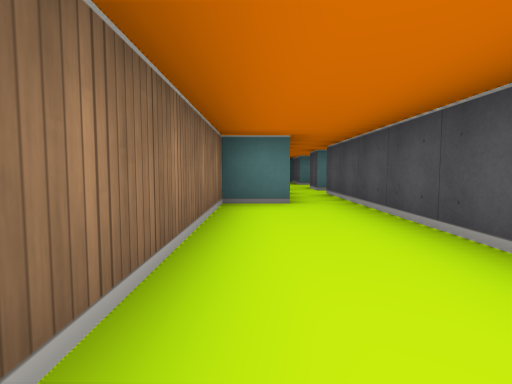
view 1 (above)

13 first-person views from a walk through a cub3D level. The camera is about half as high as the walls, tilts 4° down and sees 80° across. The floor is counted in squares. Each view is taken from the middle of a square. On the plan, view 1 faces up. The plan holds only what a view shows up to about 9 squares ahead; the rest is blank.

view 2
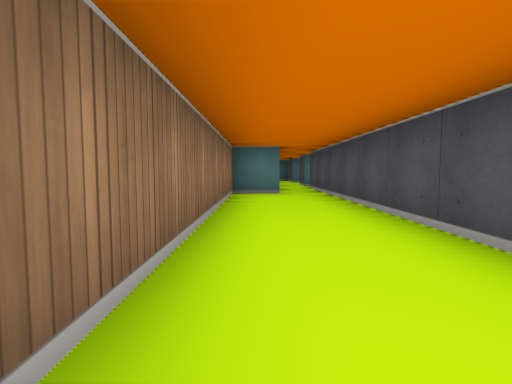

view 3
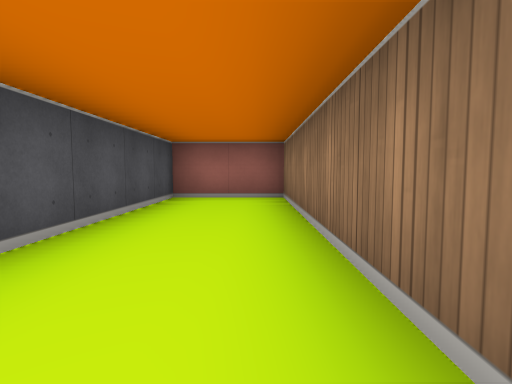

view 4
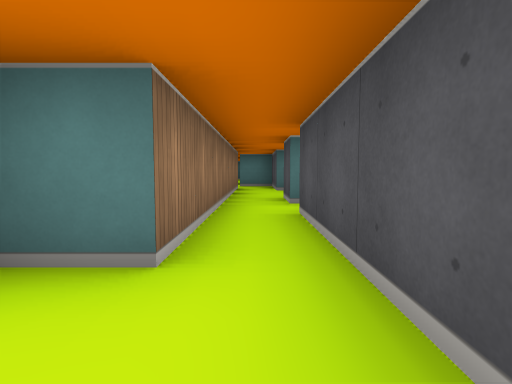

view 5
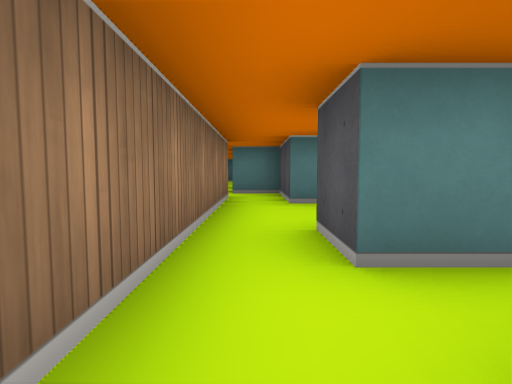

view 6
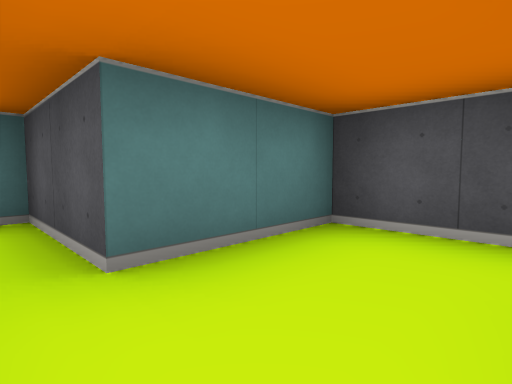

view 7
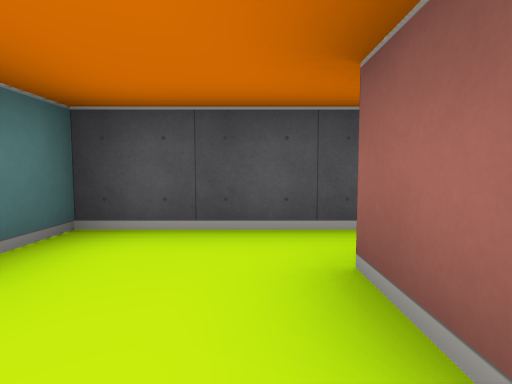

view 8
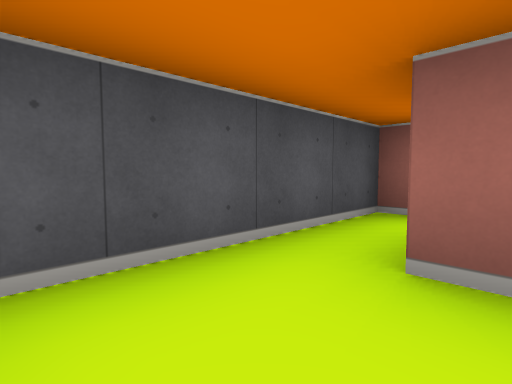

view 9
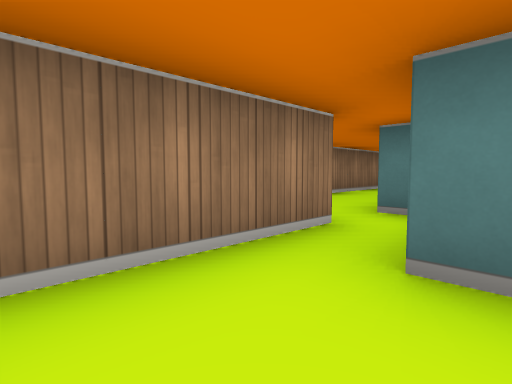

view 10
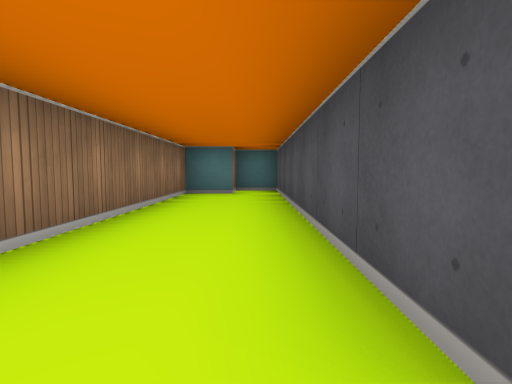

view 11
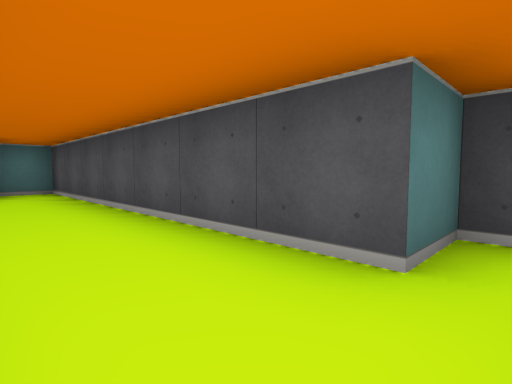

view 12
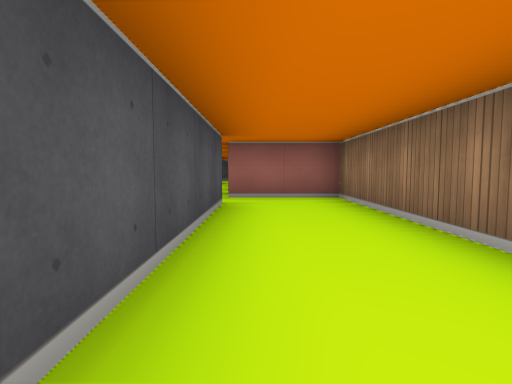

view 13
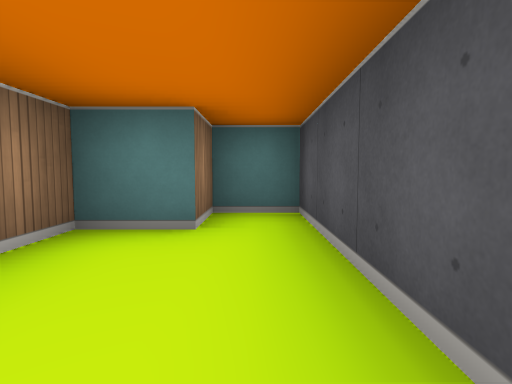

### Floor plan
Points are (right, up) in squares from view 1. A wall is a line through its corners. A room is listed if a view was taken in it or the views show most of it. See-through windows are left out.
Room 1 (views 1, 2, 3, 4, 5)
walls: (0.5, 6.5) (0.5, 4.5) (-0.5, 4.5) (-0.5, -2.5) (1.5, -2.5) (1.5, 6.5)
ways out: opening at (1, 6) to room 2
Room 2 (views 6, 7, 8, 9)
walls: (2.4, 7.5) (1.5, 7.5) (1.5, 8.5) (2.5, 8.5); (0.5, 10.5) (0.5, 6.5); (3.5, 6.4) (3.5, 10.5) (1.5, 10.5)
ways out: opening at (1, 6) to room 1; opening at (1, 11) to room 3
Room 3 (views 10, 11, 12, 13)
walls: (1.5, 10.5) (1.5, 12.5) (0.5, 12.5) (0.5, 19.5) (-0.5, 19.5) (-0.5, 18.5) (-1.5, 18.5) (-1.5, 11.5) (0.5, 11.5) (0.5, 10.5)
ways out: opening at (1, 11) to room 2

Where each view was taken, in squares from view 1:
view 1: 0 up, 0 right, facing up
view 2: 2 down, 0 right, facing up
view 3: 3 up, 0 right, facing down
view 4: 3 up, 1 right, facing up
view 5: 6 up, 1 right, facing up
view 6: 9 up, 1 right, facing up-right
view 7: 9 up, 1 right, facing right
view 8: 10 up, 2 right, facing down-right
view 9: 9 up, 2 right, facing up-left
view 10: 12 up, 0 right, facing up
view 11: 12 up, 1 left, facing up-right
view 12: 17 up, 0 right, facing down
view 13: 16 up, 0 right, facing up
